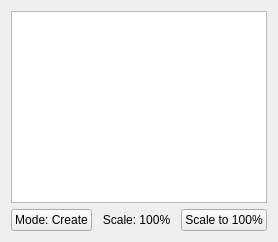
      <widget class="QWidget" name="graph">
       <property name="toolTip">
        <string>FCM creation in graph form</string>
       </property>
       <attribute name="title">
        <string>Graph</string>
       </attribute>
       <layout class="QGridLayout" name="gridLayout_2">
        <item row="0" column="0">
         <layout class="QVBoxLayout" name="verticalLayout">
          <item>
           <widget class="GraphView" name="graphicsViewGraph">
            <property name="toolTip">
             <string>FCM graph interactive space</string>
            </property>
            <property name="verticalScrollBarPolicy">
             <enum>Qt::ScrollBarPolicy::ScrollBarAlwaysOff</enum>
            </property>
            <property name="horizontalScrollBarPolicy">
             <enum>Qt::ScrollBarPolicy::ScrollBarAlwaysOff</enum>
            </property>
            <property name="sceneRect">
             <rectf>
              <x>0.000000000000000</x>
              <y>0.000000000000000</y>
              <width>0.000000000000000</width>
              <height>0.000000000000000</height>
             </rectf>
            </property>
           </widget>
          </item>
          <item>
           <layout class="QHBoxLayout" name="horizontalLayout">
            <item>
             <widget class="QPushButton" name="pushButtonMode">
              <property name="sizePolicy">
               <sizepolicy hsizetype="Expanding" vsizetype="Fixed">
                <horstretch>0</horstretch>
                <verstretch>0</verstretch>
               </sizepolicy>
              </property>
              <property name="toolTip">
               <string>FCM graph creation mode</string>
              </property>
              <property name="text">
               <string>Mode: Create</string>
              </property>
             </widget>
            </item>
            <item>
             <widget class="QLabel" name="labelScaleGraph">
              <property name="sizePolicy">
               <sizepolicy hsizetype="Expanding" vsizetype="Preferred">
                <horstretch>0</horstretch>
                <verstretch>0</verstretch>
               </sizepolicy>
              </property>
              <property name="toolTip">
               <string>FCM graph scale</string>
              </property>
              <property name="text">
               <string>Scale: 100%</string>
              </property>
              <property name="alignment">
               <set>Qt::AlignmentFlag::AlignCenter</set>
              </property>
             </widget>
            </item>
            <item>
             <widget class="QPushButton" name="pushButtonScaleGraph">
              <property name="sizePolicy">
               <sizepolicy hsizetype="Expanding" vsizetype="Fixed">
                <horstretch>0</horstretch>
                <verstretch>0</verstretch>
               </sizepolicy>
              </property>
              <property name="toolTip">
               <string>Reset FCM graph scale to 100%</string>
              </property>
              <property name="text">
               <string>Scale to 100%</string>
              </property>
             </widget>
            </item>
           </layout>
          </item>
         </layout>
        </item>
       </layout>
      </widget>
